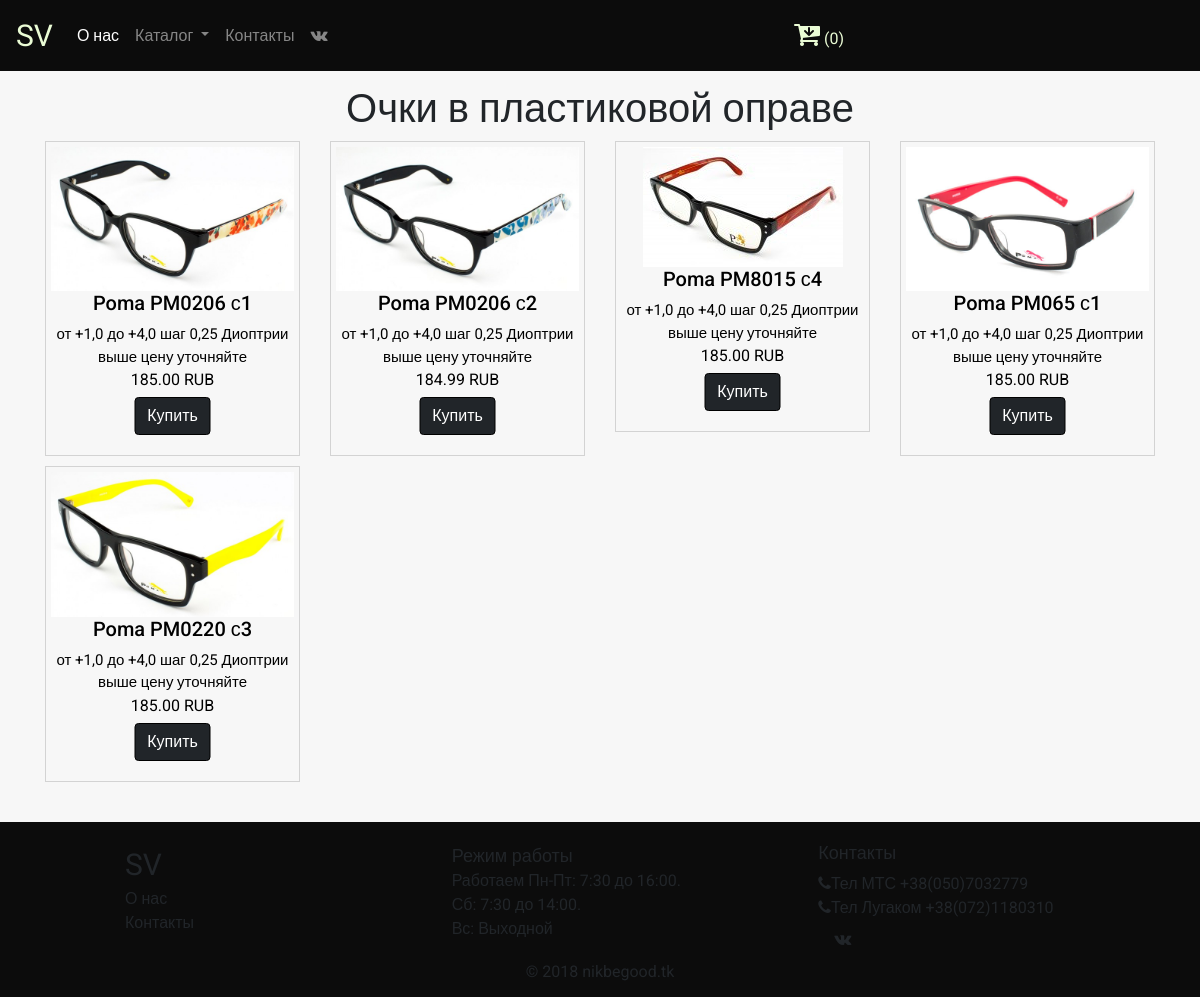
Screenshot of /gotplastik/ with the database file from the repository.
### products/models.py (models this page shows, shortened)
class ProductImage(models.Model):
    product = models.ForeignKey(Product, blank=True, null=True, default=None)
    image = models.ImageField(upload_to='products_images/')
    is_main = models.BooleanField(default=False)
    is_active = models.BooleanField(default=True)
    created = models.DateTimeField(auto_now_add=True, auto_now=False)
    updated = models.DateTimeField(auto_now_add=False, auto_now=True)
    class Meta:
        verbose_name = 'Фотография'
        verbose_name_plural = 'Фотографии'

class Product(models.Model):
    name = models.CharField(max_length=64, blank=True, null=True, default=None)
    price = models.DecimalField(max_digits=10, decimal_places=2, default=0)
    discount = models.IntegerField(default=0)
    category = models.ForeignKey(ProductCategory, blank=True, null=True, default=None)
    short_description = models.TextField(blank=True, null=True, default=None)
    description = models.TextField(blank=True, null=True, default=None)
    is_active = models.BooleanField(default=True)
    created = models.DateTimeField(auto_now_add=True, auto_now=False)
    updated = models.DateTimeField(auto_now_add=False, auto_now=True)
    class Meta:
        verbose_name = 'Товар'
        verbose_name_plural = 'Товары'

### landing/views.py (the view)
# urls.py: url(r'^gotplastik/$', views.gotplastik, name='gotplastik'),
def gotplastik(request):
    products_images = ProductImage.objects.filter(is_active=True, is_main=True, product__is_active=True)
    products_images_gotplastik= products_images.filter(product__category__id=8)
    return render(request, 'landing/gotplastik.html', locals())

### orders/context_processors.py (called while the page is built)
def getting_basket_info(request):
    session_key = request.session.session_key
    if not session_key:
        request.session["session_key"] = 123
        request.session.cycle_key()
    products_in_basket = ProductInBasket.objects.filter(session_key=session_key, is_active=True, order__isnull=True)
    products_total_nmb = products_in_basket.count()
    return locals()

### templates/landing/gotplastik.html
{% extends 'base.html' %}
{% load static %}
{% block content %}
<div class="section">
        <div class="container">
            <div class="row">
                <div class="col-lg-12" style="margin-top:60px">
                    <h1 class="text-center">
                        Очки в пластиковой оправе
                    </h1>
                </div>
                {% for product_image in products_images_gotplastik%}
                    {% include 'landing/product_item.html' %}
                {% endfor %}
            </div>
        </div>
</div>
{% endblock %}

### templates/landing/product_item.html (shortened to what this page needs)
<div class="col-lg-3">
    <div class="products-item">
        <div>
            <a href="{% url 'product' product_image.product.id %}">
                <img src="{{ product_image.image.url }}" class="img-fluid">
            </a>
        </div>
        <h5>{{ product_image.product.name }}</h5>
        <p style="font-size:15px;margin-bottom: 0;">
            {{ product_image.product.description|truncatechars_html:70 }}
        </p>
        <div>
            {{ product_image.product.price }} RUB
        </div>
        <div class="add-to-card-btn">
            <a href="{% url 'product' product_image.product.id %}">
            <button class="btn btn-success"  style="background-color:#212529; border-color: black;">
                Купить
            </button>
            </a>
        </div>
</div>
</div>

### static/static_dev/css/style.css (style rules this page uses)
html, body { height: 100%; max-height: 100%; font-family: 'Roboto', sans-serif; background-color: #F7F7F7; }
.section { padding: 25px 0; }
.products-item { border:1px solid lightgrey; position: relative; text-align: center; padding: 5px; margin-bottom: 10px; color: black; }
.add-to-card-btn { position: relative; bottom: 15px; left: 50%; transform: translateX(-50%); margin-top:20px; }

### rows the page displays
ProductImage: image (picture), product.name "Poma PM0206 с1", product.description "от +1,0 до +4,0 шаг 0,25 Диоптрии выше цену уточняйте", product.price "185.00"
ProductImage: image (picture), product.name "Poma PM0206 с2", product.description "от +1,0 до +4,0 шаг 0,25 Диоптрии выше цену уточняйте", product.price "184.99"
ProductImage: image (picture), product.name "Poma PM8015 с4", product.description "от +1,0 до +4,0 шаг 0,25 Диоптрии выше цену уточняйте", product.price "185.00"
ProductImage: image (picture), product.name "Poma PM065 с1", product.description "от +1,0 до +4,0 шаг 0,25 Диоптрии выше цену уточняйте", product.price "185.00"
ProductImage: image (picture), product.name "Poma PM0220 с3", product.description "от +1,0 до +4,0 шаг 0,25 Диоптрии выше цену уточняйте", product.price "185.00"
